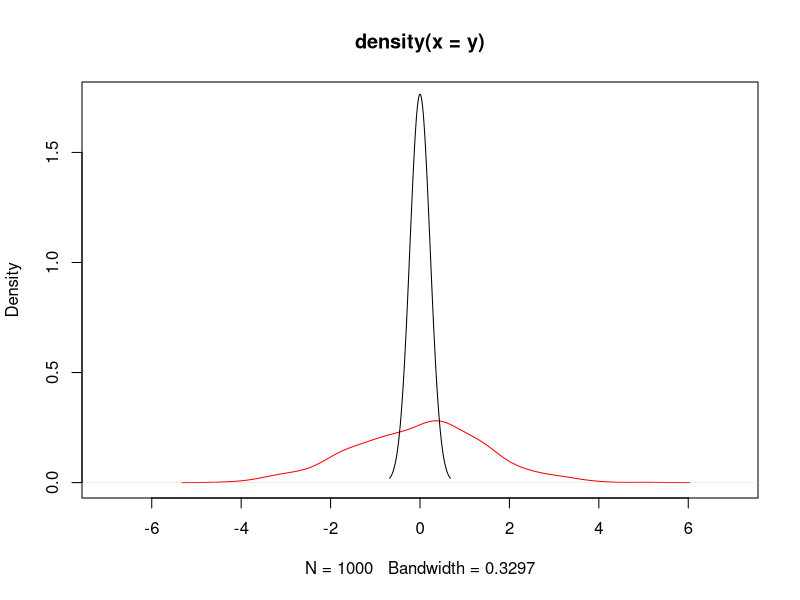
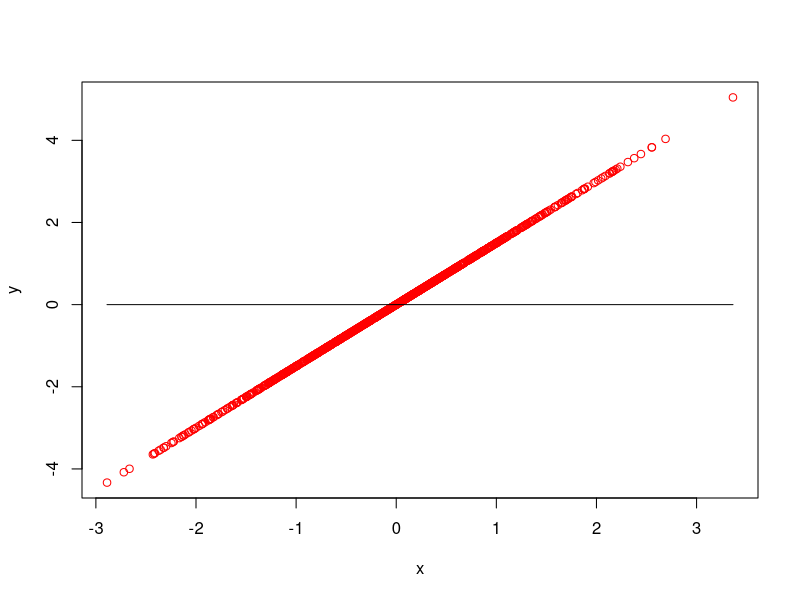
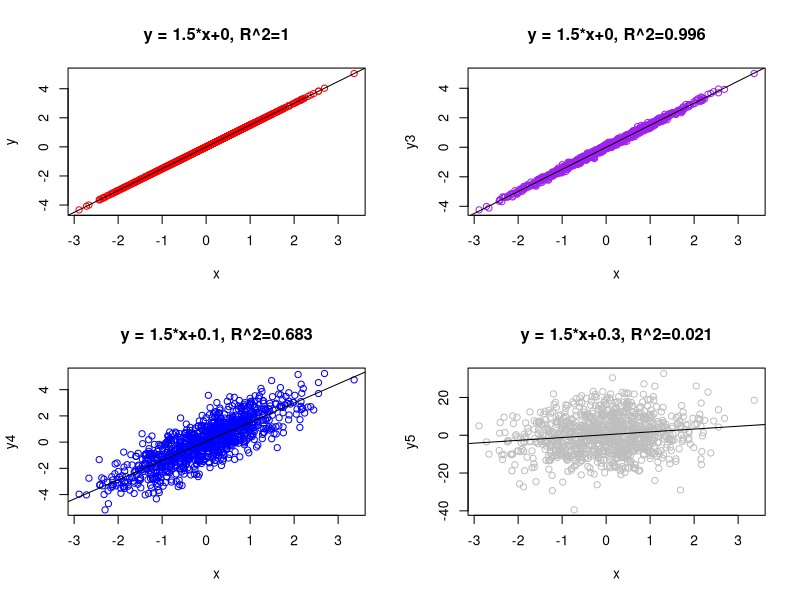
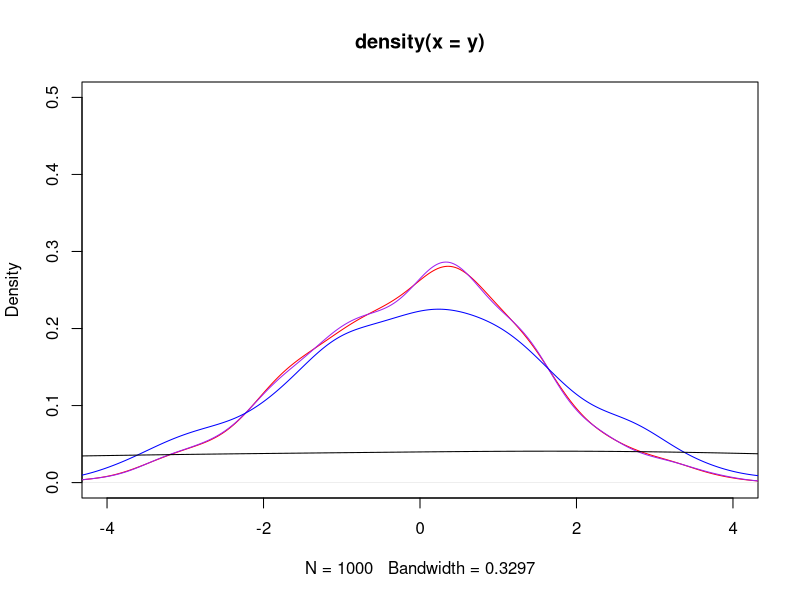

Write the R code that produced these figures, in order.
### Some simulations to look at two linear distributions

##starting with y = mx+b
# Effect size is m
m <- 1.5

# b is the intercept
b <- 0

# X is explanatory variable
# Normal distribution of 1000 Xs - mean of 0, SD of 1
x <- rnorm(1000)

# y is the response variable
y <- m*x+b

# m is 0 for y2
y2 <- 0*x+b

plot.new()

# Make a plot where density
plot(density(y), ylim = c(0, 1.75), xlim = c(-7,7),  col = "red")
lines(density(y2))
lm <- lm(y ~ x)
lm2 <- lm(y2 ~ x)
t.test(y, y2)
plot(x, y, col = "red")
(lines(x, y2))


#### adding error of various sizes!
# Adding simulated error, mean of 0, SD of 0.1
y3 <- m * x + b + rnorm(1000, 0, 0.1)

# Adding simulated error, mean of 0, SD of 1
y4 <- m * x + b + rnorm(1000, 0, 1)

# Adding simulated error, mean of 0, SD of 10
y5 <- m * x + b + rnorm(1000, 0, 10)

lm3 <- lm(y3 ~ x)
lm4 <- lm(y4 ~ x)
lm5 <- lm(y5 ~ x)

#  high r-squared is good, 1 is the highest (incredibly rare in actual data)



par(mfrow=c(2,2))
eq = paste0("y = ", round(lm$coefficients[2],1), "*x", "+",round(lm$coefficients[1],1), ", R^2=", round(summary(lm)$adj.r.squared, digits=3))
plot(x, y, col="red", main=eq)
abline(lm, col="black")
eq3 = paste0("y = ", round(lm3$coefficients[2],1), "*x", "+",round(lm3$coefficients[1],1), ", R^2=", round(summary(lm3)$adj.r.squared, digits=3))
plot(x, y3, col="purple", main=eq3)
abline(lm3, col="black")
eq4 = paste0("y = ", round(lm4$coefficients[2],1), "*x", "+",round(lm4$coefficients[1],1), ", R^2=", round(summary(lm4)$adj.r.squared, digits=3))
plot(x, y4, col="blue", main=eq4)
abline(lm4, col="black")
eq5 = paste0("y = ", round(lm5$coefficients[2],1), "*x", "+",round(lm5$coefficients[1],1), ", R^2=", round(summary(lm5)$adj.r.squared, digits=3))
plot(x, y5, col="grey", main=eq5)
abline(lm5, col="black")
dev.off()


plot(density(y), ylim=c(0, 0.5), xlim=c(-4,4),  col="red")
lines(density(y3), col="purple")
lines(density(y4), col="blue")
lines(density(y5), col="black")